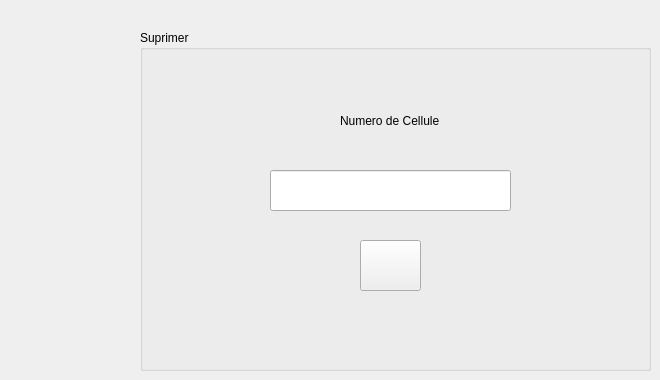
     <widget class="QWidget" name="tab_9">
      <attribute name="title">
       <string>Supprimer Detenu d'un cellule</string>
      </attribute>
      <widget class="QLineEdit" name="le_cell_supp">
       <property name="geometry">
        <rect>
         <x>270</x>
         <y>170</y>
         <width>241</width>
         <height>41</height>
        </rect>
       </property>
      </widget>
      <widget class="QGroupBox" name="groupBox_6">
       <property name="geometry">
        <rect>
         <x>140</x>
         <y>30</y>
         <width>511</width>
         <height>341</height>
        </rect>
       </property>
       <property name="title">
        <string>Suprimer</string>
       </property>
       <widget class="QLabel" name="label_8">
        <property name="geometry">
         <rect>
          <x>200</x>
          <y>80</y>
          <width>101</width>
          <height>21</height>
         </rect>
        </property>
        <property name="text">
         <string>Numero de Cellule</string>
        </property>
       </widget>
       <widget class="QPushButton" name="pb_supprimer_c">
        <property name="geometry">
         <rect>
          <x>220</x>
          <y>210</y>
          <width>61</width>
          <height>51</height>
         </rect>
        </property>
        <property name="styleSheet">
         <string notr="true">image: url(:/pictures/trash-can_115312.png);</string>
        </property>
        <property name="text">
         <string/>
        </property>
       </widget>
      </widget>
      <zorder>groupBox_6</zorder>
      <zorder>le_cell_supp</zorder>
     </widget>
